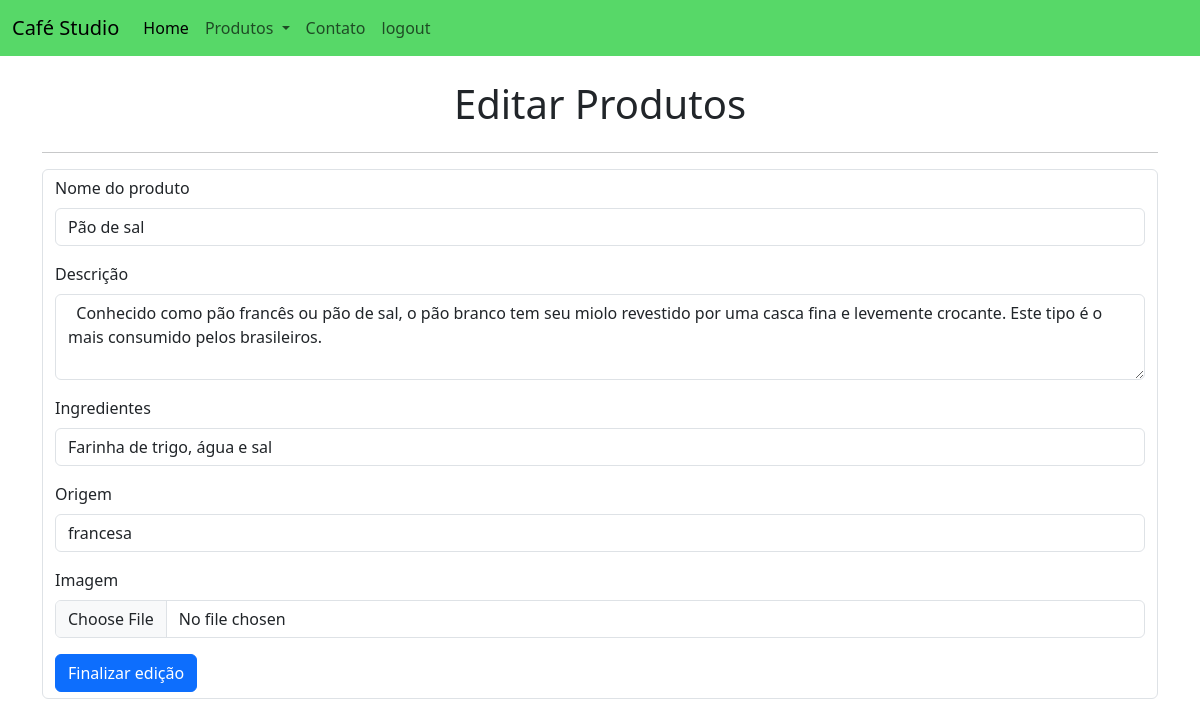
Page /editar_produtos/1 on the committed database.
### app.py (models this page shows, shortened)
class Product (db.Model):
    __tablename__ = 'produto'
    id = db.Column (db.Integer, primary_key=True)
    nome = db.Column (db.String(100), nullable=False)
    descricao = db.Column(db.String(100))
    ingredientes = db.Column(db.String(500))
    origem = db.Column(db.String(100))
    imagem = db.Column(db.String(100))

### app.py (the view)
@app.route("/editar_produtos/<int:id>", methods=["GET", "POST"])
@login_required
def editar_prod(id):
    if request.method == "POST":
        dados_editados = request.form
        imagem = request.files['imagem']
        produto = db.session.execute(db.select(Product).filter(Product.id == id)).scalar()
        produto.nome = dados_editados['nome']
        produto.descricao = dados_editados['descricao']
        produto.ingredientes = dados_editados['ingredientes']
        produto.origem = dados_editados['origem']
        if imagem.filename:
            produto.imagem = imagem.filename
        db.session.commit()
        return redirect ("/catalogo_produtos")
    else:
        produto_editado=db.session.execute(db.select(Product).filter(Product.id == id)).scalar()
        return render_template("editar.html", produto=produto_editado)

### templates/editar.html (shortened to what this page needs)
{% extends 'base.html' %}
{% block main %}
<div class="container">
    <br>
    <div class="d-flex justify-content-center">
        <h1>Editar Produtos</h1>
    </div>
    <hr>
    <form action="{{url_for('editar_prod', id=produto.id)}}" class="form-control" enctype="multipart/form-data" method="post">
        <div class="mb-3">
            <label for="nome" class="form-label">Nome do produto</label>
            <input type="text" class="form-control" name="nome" value="{{produto.nome}}" required>
        </div>
        <div class="mb-3">
            <label for="descricao" class="form-label">Descrição</label>
            <textarea class="form-control" name="descricao" rows="3"> {{produto.descricao}}</textarea>
        </div>
        <div class="mb-3">
            <label for="ingredientes" class="form-label">Ingredientes</label>
            <input type="text" class="form-control" name="ingredientes" value="{{produto.ingredientes}}">
        </div>
        <div class="mb-3">
            <label for="origem" class="form-label">Origem</label>
            <input type="text" class="form-control" name="origem" value="{{produto.origem}}">
        </div>
        <div class="mb-3">
            <label for="imagem" class="form-label">Imagem</label>
            <input type="file" class="form-control" name="imagem">
        </div>
        <input class="btn btn-primary" type="submit"  value="Finalizar edição">
    </form>
</div>
<br>
{% endblock %}

### rows in the picture
Product: nome "Pão de sal", descricao "Conhecido como pão francês ou pão de sal, o pão branco tem seu miolo revestido por uma casca fina e levemente crocante. Este tipo é o mais consumido pelos brasileiros.", ingredientes "Farinha de trigo, água e sal", origem "francesa"
